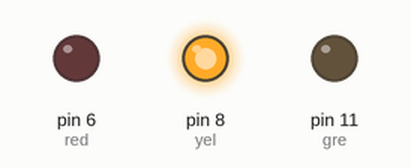
This sketch was run on a simulated Arduino Uno, built with avr-gcc and run on an emulated ATmega328P. Shown: output pins drawn as LEDs (lit = HIGH).

Above: at 1.5 s.
At 5.5 s:
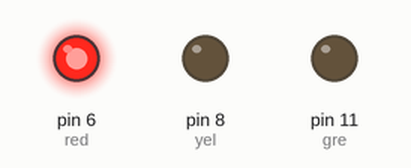
At 9.0 s:
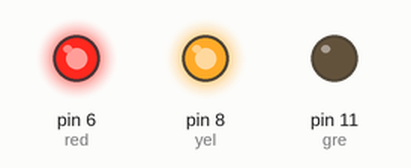
At 17.5 s:
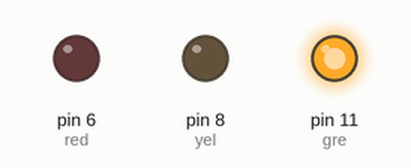
Timing chart, 0 to 32.5 s (numbered marks = the images above):
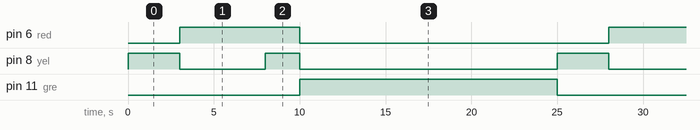

Measured:
- by itself, pin 6 (red): alternates HIGH for 7.0 s and LOW for 18.0 s
- by itself, pin 8 (yel): repeats every 25.0 s: LOW 5.0 s, HIGH 2.0 s, LOW 15.0 s, HIGH 3.0 s
- by itself, pin 11 (gre): alternates HIGH for 15.0 s and LOW for 10.0 s

The sketch:

LED____2.ino
```cpp
int red = 6;
int yel = 8;
int gre = 11;

void setup() {
  pinMode(red,OUTPUT);
  pinMode(yel,OUTPUT);
  pinMode(gre,OUTPUT);
}

void loop() {
  changeLights();
  delay(15000);
}

void changeLights(){
  //초록색 led off, 파란색 led on
  digitalWrite(gre,LOW);
  digitalWrite(yel,HIGH);
  delay(3000);

  //파란색 led off, 빨간색 led on
  digitalWrite(yel,LOW);
  digitalWrite(red,HIGH);
  delay(5000);

  //파란색
  digitalWrite(yel,HIGH);
  delay(2000);

  //파란색, 빨간색 led off
  digitalWrite(yel,LOW);
  digitalWrite(red,LOW);

  //초록색 led on
  digitalWrite(gre,HIGH);

}
```
